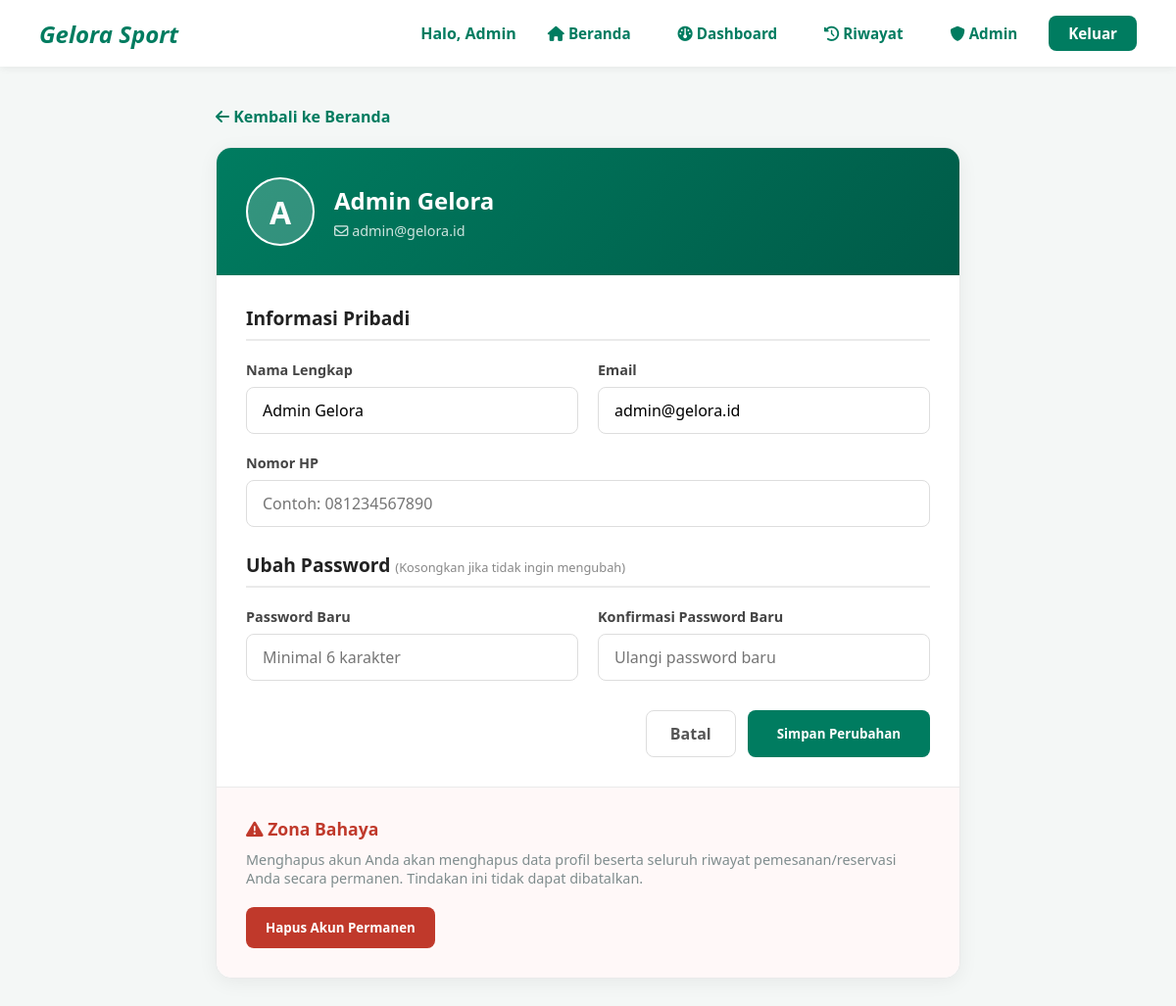
Screenshot of /index.php?page=profile (signed in) with the database file from the repository.
### tables this page shows
CREATE TABLE `users` (
  `id` int NOT NULL,
  `nama` varchar(100) NOT NULL,
  `email` varchar(150) NOT NULL,
  `password` varchar(255) NOT NULL,
  `role` enum('user','admin') NOT NULL DEFAULT 'user',
  `no_hp` varchar(20) DEFAULT NULL,
  `created_at` datetime NOT NULL DEFAULT CURRENT_TIMESTAMP
);

### controllers/ProfileController.php (called while the page is built, shortened)
<?php
require_once __DIR__ . '/../config/helper.php';
require_once __DIR__ . '/../models/UserModel.php';
class ProfileController
{
    private UserModel $userModel;
    public function __construct()
    {
        $this->userModel = new UserModel();
    }
    public function show(): void
    {
        $userSession = requireLogin();
        $user = $this->userModel->findById($userSession['id']);
        require __DIR__ . '/../views/profile.php';
    }
}

### config/db.php (called while the page is built, shortened)
<?php
function getDB(): PDO {
    static $pdo = null;
    if ($pdo === null) {
        try {
            $dsn = "mysql:host=" . DB_HOST . ";port=" . DB_PORT
                 . ";dbname=" . DB_NAME . ";charset=utf8mb4";
            $pdo = new PDO($dsn, DB_USER, DB_PASS, [
                PDO::ATTR_ERRMODE            => PDO::ERRMODE_EXCEPTION,
                PDO::ATTR_DEFAULT_FETCH_MODE => PDO::FETCH_ASSOC,
                PDO::ATTR_EMULATE_PREPARES   => false,
            ]);
        } catch (PDOException $e) {
            http_response_code(500);
            die(json_encode(['error' => 'Koneksi database gagal: ' . $e->getMessage()]));
        }
    }
    return $pdo;
}

### config/helper.php (called while the page is built, shortened)
<?php
function currentUser(): ?array {
    return $_SESSION['user'] ?? null;
}
function requireLogin(): array {
    $user = currentUser();
    return $user;
}
function e(string $str): string {
    return htmlspecialchars($str, ENT_QUOTES, 'UTF-8');
}

### models/UserModel.php (called while the page is built, shortened)
<?php
require_once __DIR__ . '/../config/db.php';
class UserModel
{
    private PDO $db;
    public function __construct()
    {
        $this->db = getDB();
    }
    public function findById(int $id): ?array
    {
        $stmt = $this->db->prepare("SELECT * FROM users WHERE id = ? LIMIT 1");
        $stmt->execute([$id]);
        $user = $stmt->fetch();
        return $user ?: null;
    }
}

### views/profile.php (the view, shortened to what this page needs)
<!DOCTYPE html>
<html lang="id">
<head>
    <link rel="stylesheet" href="assets/css/style.css">
    <link rel="stylesheet" href="https://cdnjs.cloudflare.com/ajax/libs/font-awesome/6.4.0/css/all.min.css">
</head>
<body class="profile-page">
    <nav class="navbar">
        <div class="logo">Gelora Sport</div>
        <div class="nav-menu">
            <span style="color:#007c60; font-weight:600;">Halo, <?= e(explode(' ', $user['nama'])[0]) ?></span>
            <a href="index.php?page=beranda" class="login-link"><i class="fa-solid fa-house"></i> Beranda</a>
            <a href="index.php?page=dashboard" class="login-link"><i class="fa-solid fa-gauge"></i> Dashboard</a>
            <a href="index.php?page=riwayat" class="login-link"><i class="fa-solid fa-history"></i> Riwayat</a>
            <?php if ($user['role'] === 'admin'): ?>
                <a href="index.php?page=admin" class="login-link"><i class="fa-solid fa-shield"></i> Admin</a>
            <?php endif; ?>
            <a href="index.php?page=logout" class="register-btn">Keluar</a>
        </div>
    </nav>
    <div style="max-width: 800px; margin: 40px auto; padding: 0 20px;">
        <a href="index.php?page=<?= $user['role'] === 'admin' ? 'admin' : 'beranda' ?>" style="text-decoration:none;color:#007c60;font-weight:bold;display:inline-block;margin-bottom:20px;">
            <i class="fa-solid fa-arrow-left"></i> Kembali ke Beranda
        </a>
        <div style="background: white; border-radius: 16px; box-shadow: 0 4px 20px rgba(0,0,0,0.06); border: 1px solid #eaeaea; overflow: hidden;">
            <div style="background: linear-gradient(135deg, #007c60, #005b48); padding: 30px; color: white; display: flex; align-items: center; gap: 20px;">
                <div style="width: 70px; height: 70px; background-color: rgba(255,255,255,0.2); border-radius: 50%; display: flex; align-items: center; justify-content: center; font-size: 32px; font-weight: bold; border: 2px solid white;">
                    <?= strtoupper(substr($user['nama'], 0, 1)) ?>
                </div>
                <div>
                    <h2 style="margin: 0; font-size: 1.5rem; font-weight: 700;"><?= e($user['nama']) ?></h2>
                    <p style="margin: 5px 0 0; opacity: 0.8; font-size: 0.9rem;"><i class="fa-regular fa-envelope"></i> <?= e($user['email']) ?></p>
                </div>
            </div>
            <form id="profileForm" method="POST" action="index.php?page=profile" style="padding: 30px;">
                <h3 style="margin-bottom: 20px; color: #222; font-size: 1.2rem; border-bottom: 2px solid #eaeaea; padding-bottom: 8px;">Informasi Pribadi</h3>
                <div style="display: grid; grid-template-columns: 1fr 1fr; gap: 20px; margin-bottom: 20px;">
                    <div>
                        <label style="display: block; font-weight: 600; font-size: 0.9rem; color: #444; margin-bottom: 8px;">Nama Lengkap</label>
                        <input type="text" name="nama" value="<?= e($user['nama']) ?>" required
                               style="width: 100%; padding: 12px 16px; border: 1px solid #ddd; border-radius: 8px; font-size: 1rem; outline: none; transition: border-color 0.2s;"
                               onfocus="this.style.borderColor='#007c60'" onblur="this.style.borderColor='#ddd'">
                    </div>
                    <div>
                        <label style="display: block; font-weight: 600; font-size: 0.9rem; color: #444; margin-bottom: 8px;">Email</label>
                        <input type="email" name="email" value="<?= e($user['email']) ?>" required
                               style="width: 100%; padding: 12px 16px; border: 1px solid #ddd; border-radius: 8px; font-size: 1rem; outline: none; transition: border-color 0.2s;"
                               onfocus="this.style.borderColor='#007c60'" onblur="this.style.borderColor='#ddd'">
                    </div>
                </div>
                <div style="margin-bottom: 25px;">
                    <label style="display: block; font-weight: 600; font-size: 0.9rem; color: #444; margin-bottom: 8px;">Nomor HP</label>
                    <input type="text" name="no_hp" value="<?= e($user['no_hp'] ?? '') ?>" placeholder="Contoh: 081234567890"
                           style="width: 100%; padding: 12px 16px; border: 1px solid #ddd; border-radius: 8px; font-size: 1rem; outline: none; transition: border-color 0.2s;"
                           onfocus="this.style.borderColor='#007c60'" onblur="this.style.borderColor='#ddd'">
                </div>
                <h3 style="margin-bottom: 20px; color: #222; font-size: 1.2rem; border-bottom: 2px solid #eaeaea; padding-bottom: 8px; margin-top: 10px;">Ubah Password <span style="font-size: 0.8rem; font-weight: normal; color: #888;">(Kosongkan jika tidak ingin mengubah)</span></h3>
                <div style="display: grid; grid-template-columns: 1fr 1fr; gap: 20px; margin-bottom: 30px;">
                    <div>
                        <label style="display: block; font-weight: 600; font-size: 0.9rem; color: #444; margin-bottom: 8px;">Password Baru</label>
                        <input type="password" name="password" placeholder="Minimal 6 karakter"
                               style="width: 100%; padding: 12px 16px; border: 1px solid #ddd; border-radius: 8px; font-size: 1rem; outline: none; transition: border-color 0.2s;"
                               onfocus="this.style.borderColor='#007c60'" onblur="this.style.borderColor='#ddd'">
                    </div>
                    <div>
                        <label style="display: block; font-weight: 600; font-size: 0.9rem; color: #444; margin-bottom: 8px;">Konfirmasi Password Baru</label>
                        <input type="password" name="konfirmasi" placeholder="Ulangi password baru"
                               style="width: 100%; padding: 12px 16px; border: 1px solid #ddd; border-radius: 8px; font-size: 1rem; outline: none; transition: border-color 0.2s;"
                               onfocus="this.style.borderColor='#007c60'" onblur="this.style.borderColor='#ddd'">
                    </div>
                </div>
                <div style="display: flex; justify-content: flex-end; gap: 12px;">
                    <a href="index.php?page=<?= $user['role'] === 'admin' ? 'admin' : 'beranda' ?>" style="text-decoration:none; padding: 12px 24px; border: 1px solid #ddd; border-radius: 8px; color: #555; font-weight: 600; text-align: center; transition: background 0.2s;"
                       onmouseover="this.style.background='#f5f5f5'" onmouseout="this.style.background='none'">Batal</a>
                    <button type="submit" style="padding: 12px 30px; background: #007c60; color: white; border: none; border-radius: 8px; font-weight: 600; cursor: pointer; transition: background 0.2s;"
                            onmouseover="this.style.background='#005b48'" onmouseout="this.style.background='#007c60'">Simpan Perubahan</button>
                </div>
            </form>
            <div style="border-top: 1px solid #eaeaea; background-color: #fff8f8; padding: 30px; border-bottom-left-radius: 16px; border-bottom-right-radius: 16px;">
                <h3 style="color: #c0392b; margin-top: 0; margin-bottom: 10px; font-size: 1.1rem;"><i class="fa-solid fa-triangle-exclamation"></i> Zona Bahaya</h3>
                <p style="color: #7f8c8d; font-size: 0.9rem; margin-bottom: 20px;">Menghapus akun Anda akan menghapus data profil beserta seluruh riwayat pemesanan/reservasi Anda secara permanen. Tindakan ini tidak dapat dibatalkan.</p>
                <form id="deleteAccountForm" method="POST" action="index.php?page=profile">
                    <button type="button" id="deleteBtn" style="padding: 12px 20px; background: #c0392b; color: white; border: none; border-radius: 8px; font-weight: 600; cursor: pointer; transition: background 0.2s;"
                            onmouseover="this.style.background='#a62c1e'" onmouseout="this.style.background='#c0392b'">Hapus Akun Permanen</button>
                </form>
            </div>
        </div>
    </div>
</body>
</html>

### assets/css/style.css (style rules this page uses)
:root { --color-body-bg: #f4f7f6; --color-text: #333333; --color-white: #ffffff; --color-primary: #007c60; --color-primary-dark: #005b48; --color-primary-darker: #0b7a5a; --color-muted: #777777; --color-border: #dddddd; --color-border-light: #eaeaea; --color-success-bg: #e8f5e9; --color-success-soft: #d4edda; --color-warning-bg: #fff3cd; --color-success-text: #155724; --color-danger: #c0392b; --color-danger-bg: #fff8f8; }
* { margin: 0; padding: 0; box-sizing: border-box; font-family: 'Segoe UI', Tahoma, Geneva, Verdana, sans-serif; }
body { background-color: var(--color-body-bg); color: var(--color-text); }
.navbar { background: var(--color-white); display: flex; justify-content: space-between; align-items: center; padding: 16px 40px; box-shadow: 0 2px 8px rgba(0, 0, 0, 0.06); position: sticky; top: 0; z-index: 100; }
.logo { font-size: 1.5rem; font-weight: 800; color: var(--color-primary); font-style: italic; }
.nav-menu { display: flex; align-items: center; gap: 16px; }
.login-link { text-decoration: none; color: var(--color-primary); font-weight: 600; font-size: 0.95rem; padding: 8px 16px; border-radius: 8px; transition: background 0.2s; }
.register-btn { text-decoration: none; background: var(--color-primary); color: var(--color-white); font-weight: 600; font-size: 0.95rem; padding: 8px 20px; border-radius: 8px; transition: background 0.2s; }

### rows the page displays
users: nama "Admin", nama "A", nama "Admin Gelora", email "admin@gelora.id"
